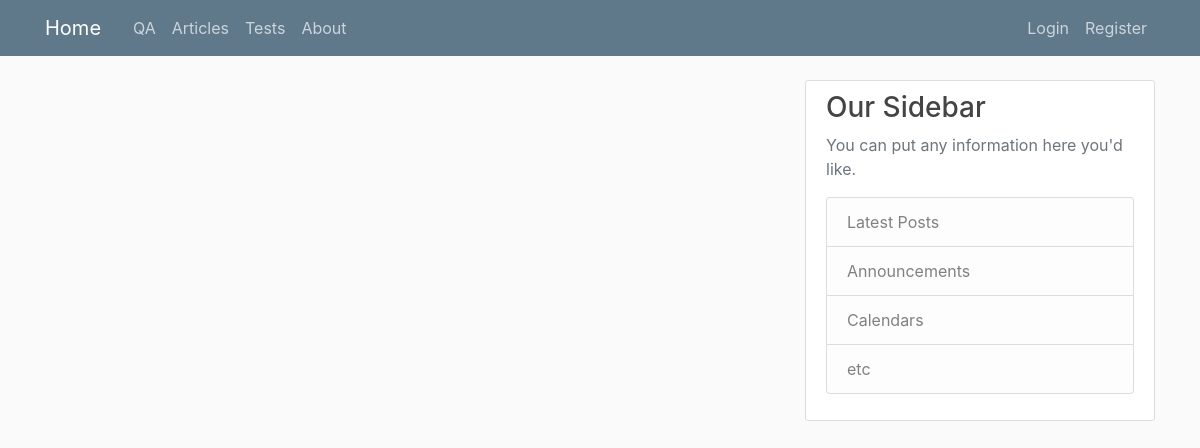
Page /tst/ on the earlier database version.
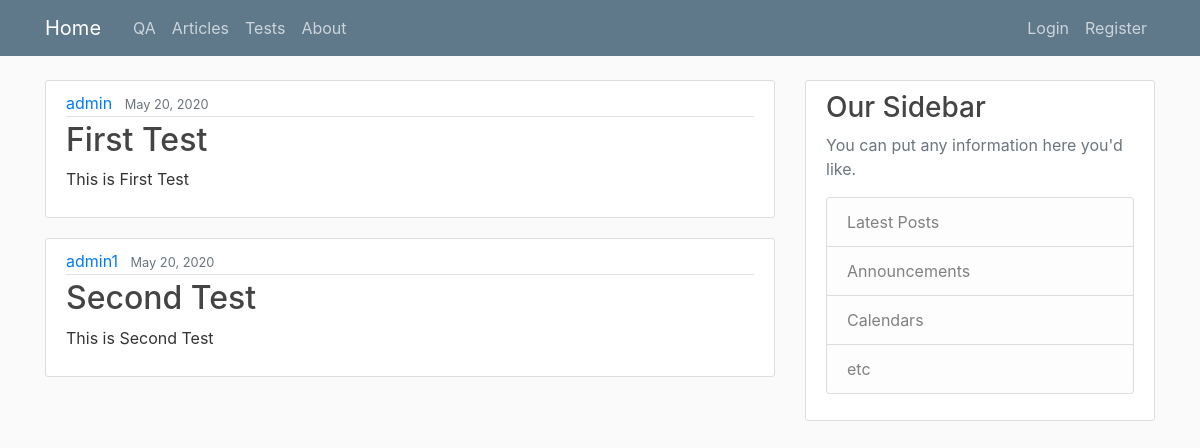
Same page on the later database version.
### tst/models.py (models this page shows, shortened)
class Test(models.Model):
	title = models.CharField(max_length=100)
	content = models.TextField()
	date_posted = models.DateTimeField(default=timezone.now)
	author = models.ForeignKey(User, on_delete=models.CASCADE)

### tst/views.py (the view)
# urls.py: path('tst/', include('tst.urls')),
def tst(request):
	context = {
		'tests': Test.objects.all()
	}
	return render(request, 'tst/tstpage.html', context)

### tst/templates/tst/tstpage.html
{% extends "base/common.html" %}
{% block content %}
	{% for test in tests %}
		<article class="media content-section">
          <div class="media-body">
            <div class="article-metadata">
              <a class="mr-2" href="#">{{ test.author }}</a>
              <small class="text-muted">{{ test.date_posted|date:"F d, Y" }}</small>
            </div>
            <h2><a class="article-title" href="#">{{ test.title }}</a></h2>
            <p class="article-content">{{ test.content }}</p>
          </div>
        </article>
	{% endfor %}
{% endblock %}

Differences in the rows shown:
added Test: author "admin", date_posted "May 20, 2020", title "First Test", content "This is First Test"
added Test: author "admin1", date_posted "May 20, 2020", title "Second Test", content "This is Second Test"
